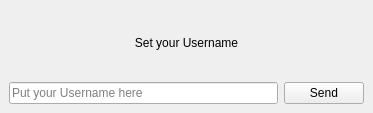
<?xml version="1.0" encoding="UTF-8"?>
<ui version="4.0">
 <class>LoginWindow</class>
 <widget class="QMainWindow" name="LoginWindow">
  <property name="geometry">
   <rect>
    <x>0</x>
    <y>0</y>
    <width>373</width>
    <height>113</height>
   </rect>
  </property>
  <property name="windowTitle">
   <string>Nicochat - Set User Name</string>
  </property>
  <widget class="QWidget" name="centralwidget">
   <layout class="QGridLayout" name="gridLayout">
    <item row="0" column="0" colspan="2">
     <widget class="QLabel" name="label">
      <property name="text">
       <string>Set your Username</string>
      </property>
      <property name="alignment">
       <set>Qt::AlignCenter</set>
      </property>
     </widget>
    </item>
    <item row="2" column="0">
     <widget class="QLineEdit" name="lineEdit">
      <property name="placeholderText">
       <string>Put your Username here</string>
      </property>
     </widget>
    </item>
    <item row="2" column="1">
     <widget class="QPushButton" name="pushButton">
      <property name="sizePolicy">
       <sizepolicy hsizetype="Maximum" vsizetype="Preferred">
        <horstretch>0</horstretch>
        <verstretch>0</verstretch>
       </sizepolicy>
      </property>
      <property name="toolTip">
       <string>You can also just press the ENTER key on your Keyboard</string>
      </property>
      <property name="text">
       <string>Send</string>
      </property>
      <property name="shortcut">
       <string>Return</string>
      </property>
     </widget>
    </item>
   </layout>
  </widget>
 </widget>
 <resources/>
 <connections/>
</ui>
